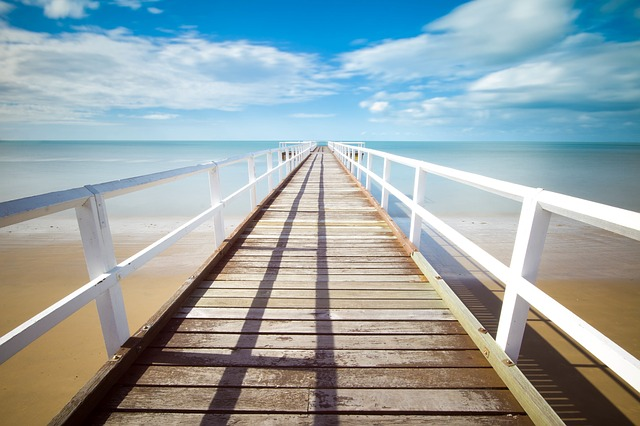
%> input picture vaja2/pier.jpg, 640 x 426 px
$ octave vaja2_naloga2d.m   (GNU Octave 9; MATLAB toolbox functions it lacks are replaced by stand-ins)
%> lines starting %> are read from the running program, lines starting %| are printed output that depends on the picture
I = rgb2gray(imread('pier.jpg'));
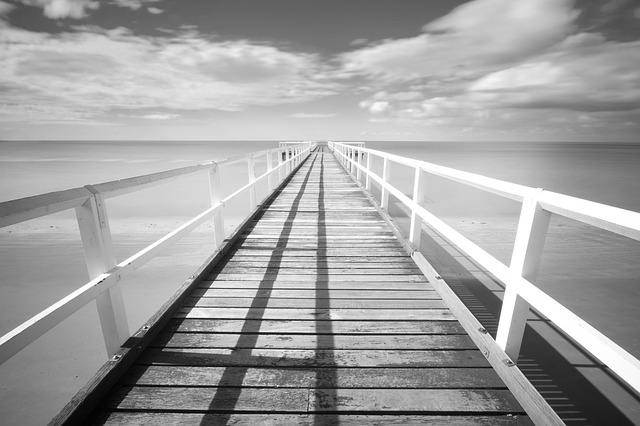
%> I: size 426x640 uint8; min 2, max 255, mean 160.6

sigma = 1;
radius = 1;
treshold = 1000;
size = 2* radius + 1;
dx = [-1 0 1; -1 0 1; -1 0 1]; % matrika za x
dy = dx'; % matrika za y
% naredi predefined 2d filter
g = fspecial('gaussian', max(1, fix(6*sigma)), sigma);

% Odvodi za sliko
Ix = conv2(I, dx, 'same');
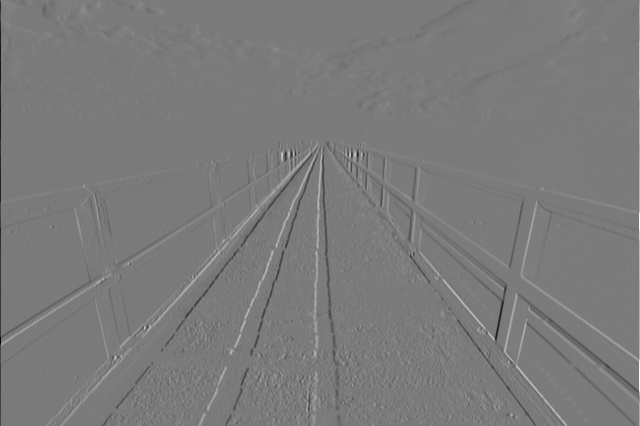
%> Ix: size 426x640 double; min -713, max 762, mean 0.1; drawn with min black and max white
Iy = conv2(I, dy, 'same');
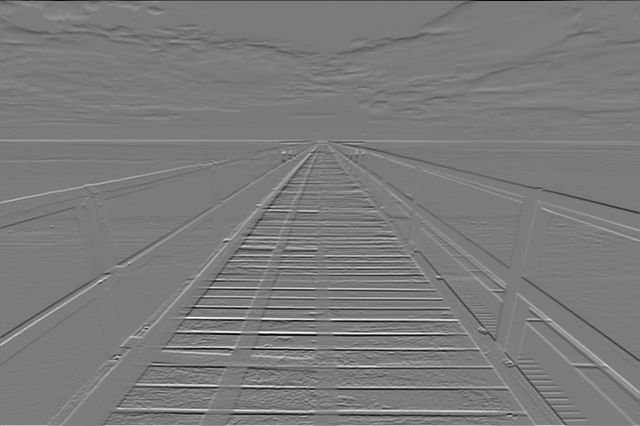
%> Iy: size 426x640 double; min -676, max 717, mean 0.1; drawn with min black and max white

% Smooth-amo
Ix2 = conv2(Ix.^2, g, 'same');
Iy2 = conv2(Iy.^2, g, 'same');
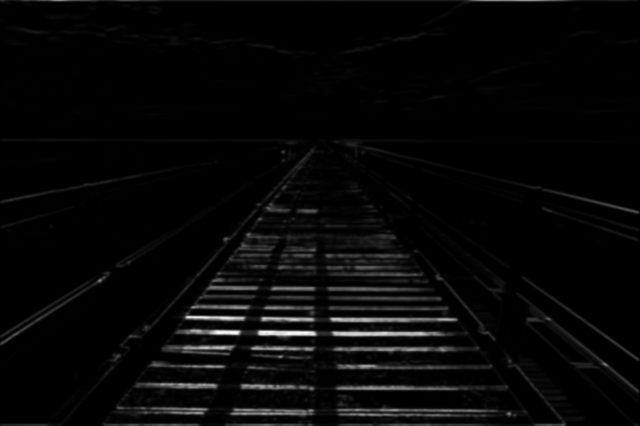
%> Iy2: size 426x640 double; min 0, max 255354.7, mean 7579; drawn with min black and max white
Ixy = conv2(Ix.*Iy, g, 'same');
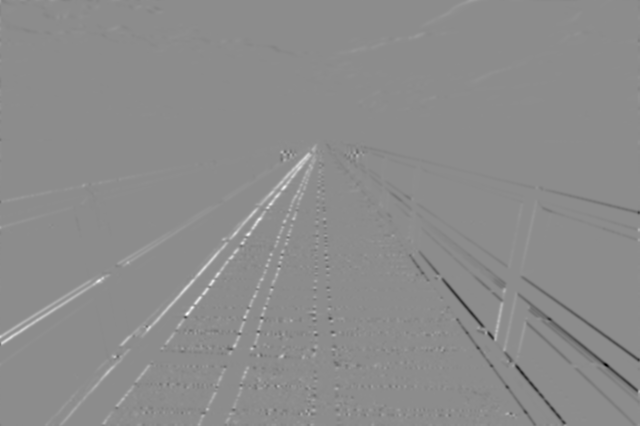
%> Ixy: size 426x640 double; min -78887.8, max 64143.1, mean 29.2; drawn with min black and max white

% Harris corner measure
harris = (Ix2.*Iy2 - Ixy.^2)./(Ix2+Iy2 + eps);

% Find local maximum (2-D order-statistic filtering)
mx = ordfilt2(harris, size.^2, ones(size));

harris = (harris == mx) & (harris > treshold);
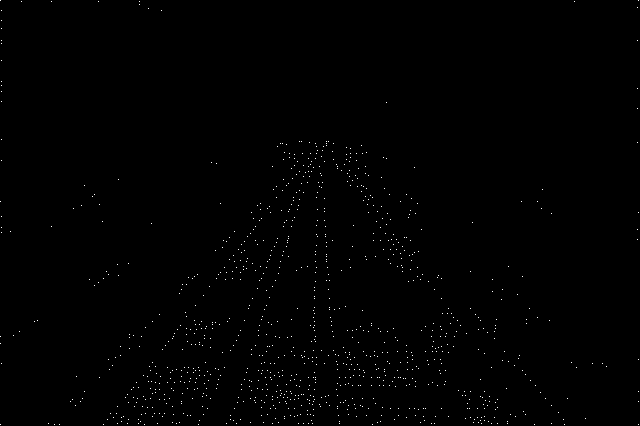
%> harris: size 426x640 logical; 0.41% white in thin lines or dots

[rows, cols] = find(harris);
%> rows = 1108 values from 1 to 425; cols = 1108 values from 1 to 639

figure, image(I); axis image; colormap gray; hold on;
plot(cols, rows, 'ys'), title("Harrisov detektor kotov");
%> after `title("Harrisov detektor kotov")`:
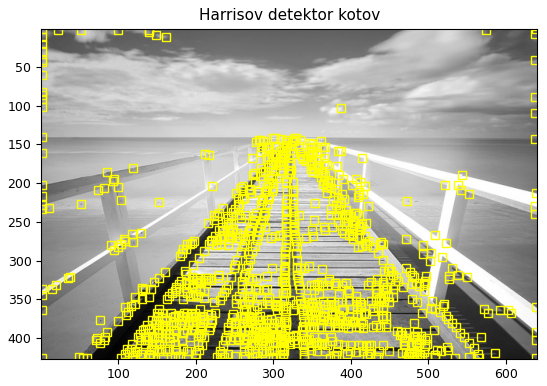
%> figure redrawn from the program's plot data

$ run again, with vaja2/bricks.jpg copied over vaja2/pier.jpg
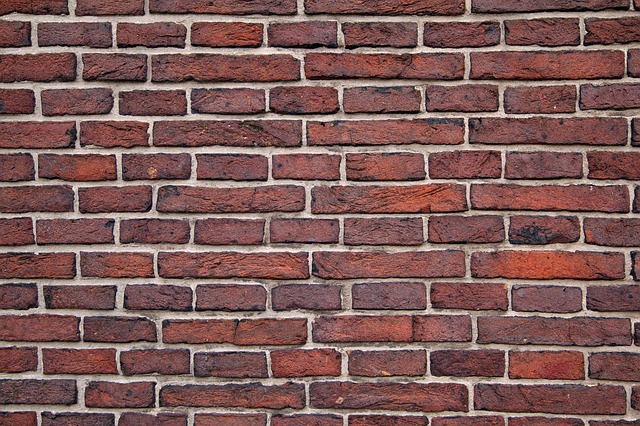
%> input picture vaja2/bricks.jpg, 640 x 426 px
%> `harris = (harris == mx) & (harris > treshold);`:
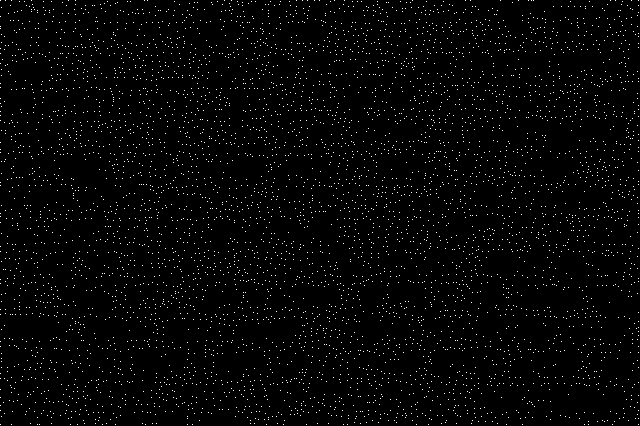
%> harris: size 426x640 logical; 2% white in thin lines or dots
%> rows = 5477 values from 1 to 425; cols = 5477 values from 1 to 639
%> `title("Harrisov detektor kotov")`:
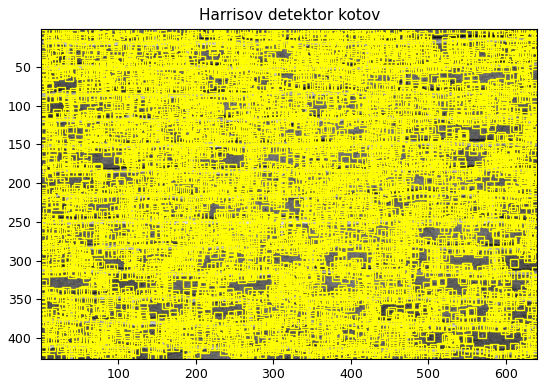
%> figure redrawn from the program's plot data
